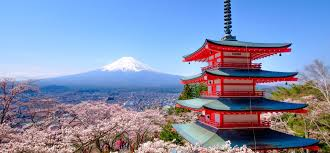
#> input picture Images/Hinh1.jpg, 330 x 153 px, found by its file name
$ jupyter execute Bai9.ipynb
#> lines starting #> are read from the running program, lines starting #| are printed output that depends on the picture
[cell 1]
from PIL import Image
import matplotlib.pyplot as plt
import numpy as np

[cell 2]
path = "D:/Computer_Vision/Computer_Vision/Images/Hinh1.jpg"
im = Image.open(path)
#> im is the input picture: PIL image 330x153 RGB; mean R, G, B 130.9, 141.8, 173.7
plt.imshow(im)

[cell 3]
im_gray = im.convert('L')
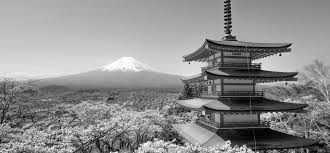
#> im_gray: PIL image 330x153 L; min 1, max 255, mean 142.2
plt.imshow(im_gray, cmap='gray')

[cell 4]
im_array = np.array(im_gray)
print(im_array)
#> (printed output is left out)

[cell 5]
plt.figure()
plt.hist(im_array.flatten(), bins=128)
plt.title('Biểu đồ Histogram của ảnh')
plt.xlabel('Giá trị của pixel')
plt.ylabel('Số lượng')
plt.show()
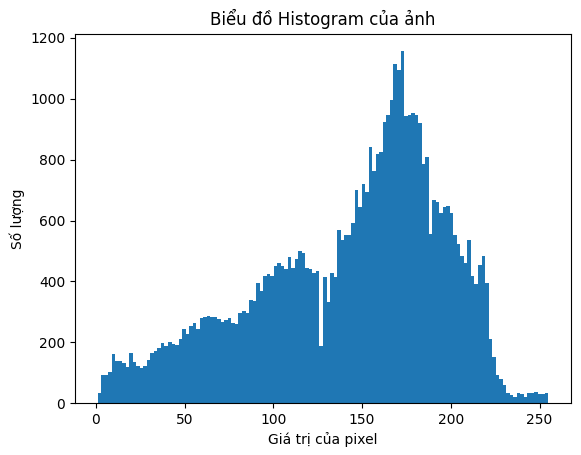
#> figure drawn by matplotlib, 1 panel; tallest bar 1156 high, from x = 171.7 to 173.6

[cell 6]
plt.figure()
plt.gray()
plt.contour(im_gray, origin="image")
plt.show()
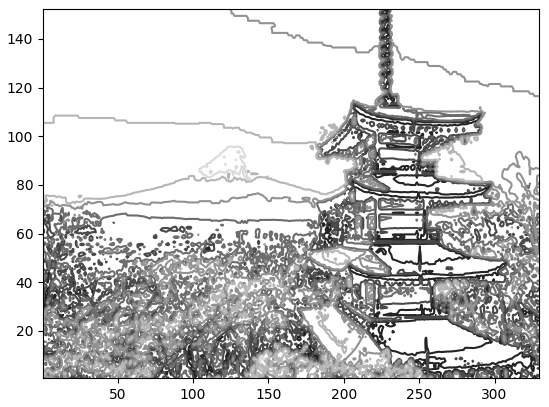
#> figure drawn by matplotlib, 1 panel

[cell 7]
my_path = "D:/Computer_Vision/Computer_Vision/Images/Hinh2.jpg"

# Đọc ảnh và hiển thị ảnh với trục tọa độ
im = Image.open(my_path).convert("L")
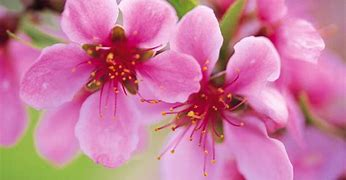
#> input picture Images/Hinh2.jpg, 346 x 180 px, found by its file name
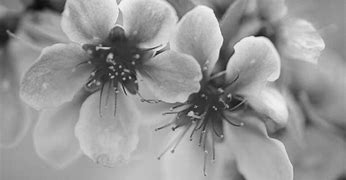
#> im: PIL image 346x180 L; min 12, max 244, mean 149.7

# Hiển thị ảnh trên trục tọa độ
plt.imshow(im)

# Tạo một ình vẽ mới
plt.figure()

# Đặt màu sắc là xám
plt.gray()

# Vẽ biểu đồ đường biên (contour) của ảnh
plt.contour(im, origin="image")

# Đảm bảo tỷ lệ trục x và trục y trên biểu đồ là bằng nhau
plt.axis('equal')

# hiển thị ảnh
plt.show()
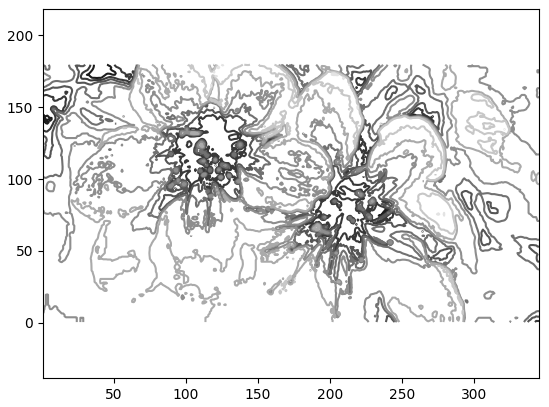
#> figure drawn by matplotlib, 1 panel
